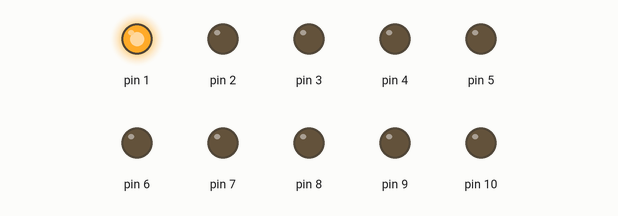
The sketch below on a simulated Arduino Uno, built with avr-gcc and run on an emulated ATmega328P. Parts: output pins drawn as LEDs (lit = HIGH).

Above: at 0.5 s.
At 1.5 s:
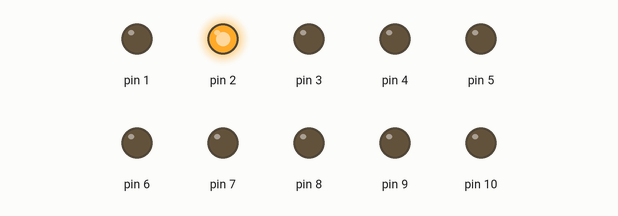
At 3.5 s:
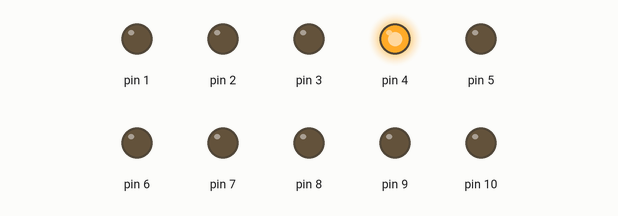
At 6.5 s:
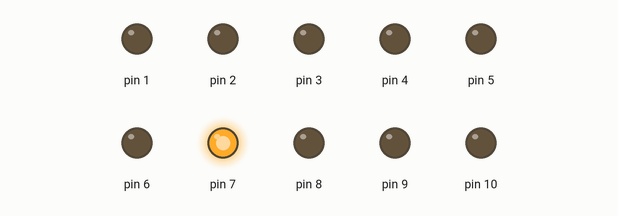
At 9.5 s:
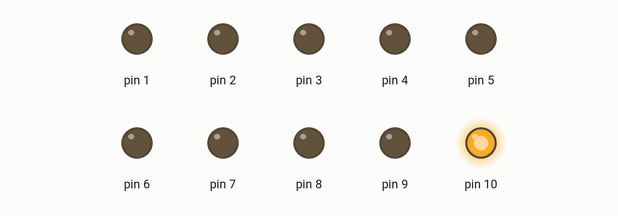
At 12.5 s:
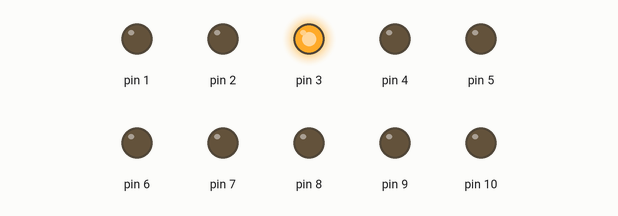
Timing chart, 0 to 13.0 s (numbered marks = the images above):
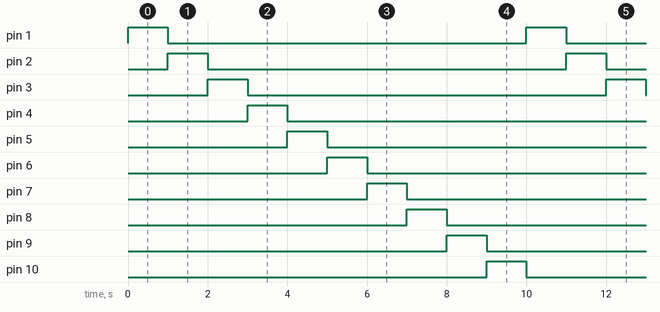

The sketch:

efeitoLed3.ino
```cpp
int i;

void setup() {
  for(i = 1; i <=10; i++){
    pinMode(i,OUTPUT);
  }
}

void loop() {
  LD_leds();
}

void LD_leds()
{
  for(i = 1; i <= 10; i++){
    digitalWrite(i,HIGH);
    delay(1000);
    digitalWrite(i,LOW);
  }
}
```

Measured:
- by itself, pin 1–10: alternates HIGH for 1.0 s and LOW for 9.0 s
- by itself, everything shown: repeats every 10.0 s, in 11 steps
